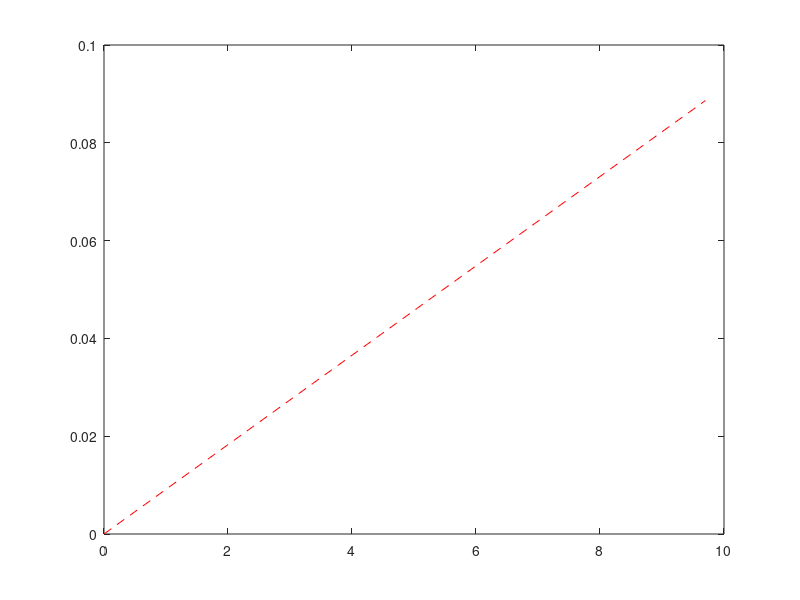

The MATLAB source for this figure: (Note: this script raises an error after producing the figure.)
clear
close
Lpc=4;
% LHP=.5;
LHPS=.2;

Ls=10;
CA=.1;
CT=.2;
SSR=.2;
phiSC=87;
phiSS=30;
IBEc=.9;
IBEs=1.2;

IBSR=.14;
tp=.02;
sw=.01;

ltm=.3;

Lss=Ls-CT-CA;

PSR=IBSR+4*tp+3*sw;
alphaPR=atand((PSR-IBSR)/IBEc);


% lunghezze data dalla geometria

betaC=90-phiSC+alphaPR;
htA=SSR-CA*tand(90-phiSC);
hGps= htA-IBSR*cosd(betaC); %hA


% conti vettoriali, con origine in Gs (giunto secondario), x radiale, y
% verticale e z, di gonseguenza, uscente dal foglio

Gps_vect=[Lss;hGps;0]; % when the secondary leg is aligned with the horizontal plane
GpsC_vect=rotz(deg2rad(phiSC))'*Gps_vect;
LssC_vect=rotz(deg2rad(phiSC))'*[Lss;0;0];
OGps=norm(Gps_vect);
% xGps=Lss*cosd(phiSC)-hGps*cosd(alphaPR) sbagliato lol
% yGps=Lss*sind(phiSC)-hGps*sind(alphaPR)
Gp_vect=GpsC_vect+-rotz(deg2rad(alphaPR))'*[0;Lpc;0];


% le coordinate di Gp sono rispettivamente dh e dv

dh=Gp_vect(1);
dv=Gp_vect(2);
d=norm(Gp_vect);

thetaPS=atand(dv/dh);

GpsS_vect=rotz(deg2rad(-phiSS))'*Gps_vect;
Lps_vect=GpsS_vect-Gp_vect;
Lps=norm(Lps_vect);

phiPS=acosd(Lps_vect'*[1;0;0]/Lps);

LssS_vect=rotz(deg2rad(-phiSS))'*[Lss;0;0];
betaS=acosd((LssS_vect'*Lps_vect)/(Lss*Lps))
% phiSS=acosd((OGps^2+d^2-Lps^2)/(OGps*d))+atand(hGps/Lss)-phiSC

lpm=((Lps-Lpc)+IBEc-IBEs)/3+(tp-ltm);
LHP=Lpc-IBEc-lpm
% gammaLE+betaC<90-betaS
gammaLE=atand(IBSR/LHPS)
gammaLEmax=90-betaS-betaC

% gammaTE+alphaPR<90-phiPS
gammaTE=atand(PSR/LHP)
gammaTEmax=90-phiPS-alphaPR

if gammaLE<gammaLEmax && gammaTE<gammaTEmax
    disp('design funzionante')
else
    disp('problema alle bielle')
end

plot([0,LssS_vect(1)],[0,LssS_vect(2)],'--r')
hold on
xline(0);
yline(0);
plot([0,LssC_vect(1)],[0,LssC_vect(2)],'--r')
plot([Gp_vect(1),GpsS_vect(1)],[Gp_vect(2),GpsS_vect(2)],'--b')
plot([Gp_vect(1),GpsC_vect(1)],[Gp_vect(2),GpsC_vect(2)],'--b')
axis equal